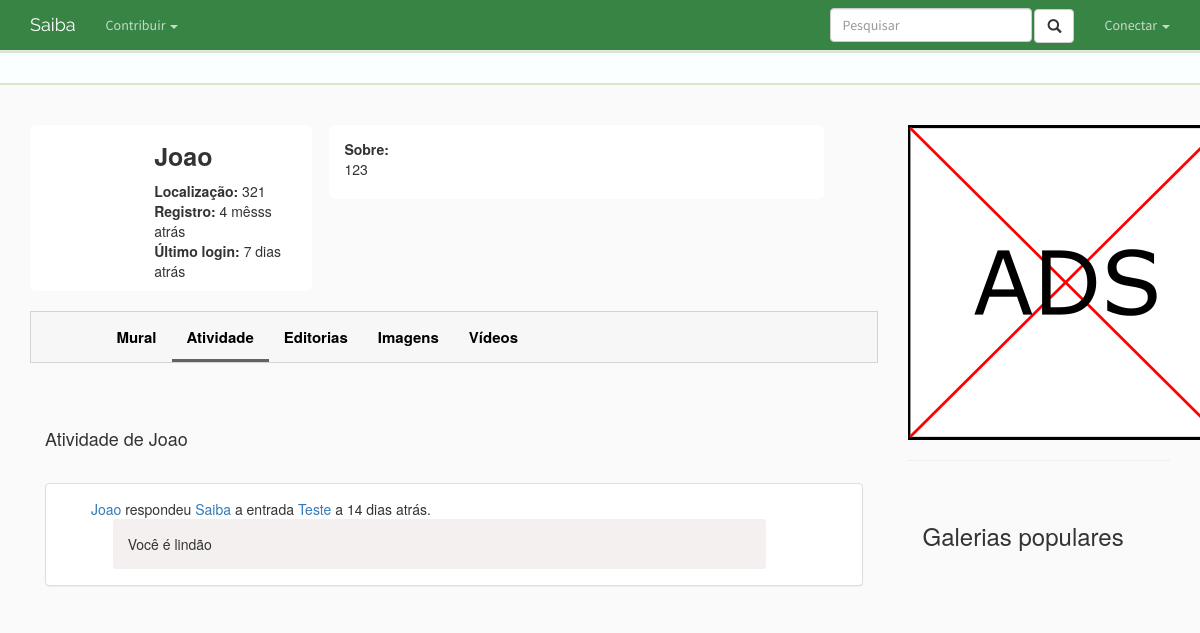
Page /perfil/joao/atividade on the committed database.
### profile/models.py (models this page shows, shortened)
class Profile(models.Model):
    user        = models.OneToOneField(User, on_delete=models.CASCADE)
    title       = models.CharField(max_length = 500, blank=True)
    slug        = models.SlugField(max_length=250, default="", blank=True)
    avatar      = models.ImageField(blank=True, upload_to='icon/', default='icon/perfil.png')
    gender      = models.CharField(max_length = 500, blank=True)
    location    = models.CharField(max_length = 500)
    about       = models.TextField(max_length = 1500)
    groups      = models.ManyToManyField(UserGroup)
    def __unicode__(self):
        return self.user.username

### feedback/models.py (models this page shows, shortened)
class Action(models.Model):
    ACTION_TYPE_CHOICES = (
        ("0", "Unknown"),
        ("1", "New comment"),
        ("2", "New reply"),
        ("3", "New entry"),
        ("4", "New image"),
        ("5", "New video"),
        ("6", "Edit entry"),
        ("7", "Edit image"),
        ("8", "Edit video"),
    )
    target_content_type     = models.ForeignKey(ContentType, on_delete=models.CASCADE, null=True, blank=True)
    target_id               = models.PositiveIntegerField(null=True, blank=True)
    target                  = GenericForeignKey('target_content_type', 'target_id')
    author                  = models.ForeignKey(User)
    action_type             = models.CharField(
        max_length=1,
        choices=ACTION_TYPE_CHOICES,
        default="0",
    )
    date                = models.DateTimeField(auto_now_add=True, blank=True)
    is_public           = models.BooleanField(default=True)
    is_staff_only       = models.BooleanField(default=False)

class Comment(models.Model):
    target_content_type = models.ForeignKey(ContentType, on_delete=models.CASCADE, null=True, blank=True)
    target_id           = models.PositiveIntegerField(null=True, blank=True)
    target              = GenericForeignKey('target_content_type', 'target_id')
    author              = models.ForeignKey(User)
    content             = models.CharField(max_length=250)
    creation_date       = models.DateTimeField(auto_now_add=True, blank=True)
    update_date         = models.DateTimeField(auto_now=True, blank=True)
    hidden              = models.BooleanField(default=False)
    is_deleted          = models.BooleanField(default=False)
    parent              = models.ForeignKey('feedback.Comment', on_delete=models.CASCADE, null=True, blank=True,
                                            related_name="children") # for tracking the main comment when replying a reply
    reply_to            = models.ForeignKey('feedback.Comment', on_delete=models.CASCADE, null=True, blank=True,
                                            related_name="replies") # the immediate response (may not be the main comment)
    points              = models.IntegerField(default=0)

### entry/models.py (models this page shows, shortened)
class Entry(models.Model):
    author                  = models.ForeignKey(User, default=1)
    title                   = models.CharField(max_length=250)
    slug                    = models.SlugField(max_length=250, default="", blank=True, unique=True)
    status                  = models.ForeignKey(Status, default=1)
    category                = models.ForeignKey(Category, default=1)
    type                    = models.CharField(max_length=100, blank=True)
    date_origin             = models.CharField(max_length=100, blank=True)
    origin                  = models.CharField(max_length=100)
    icon                    = models.ImageField(upload_to='icon/', blank=True)
    icon_url                = models.URLField(blank=True)
    hidden                  = models.BooleanField(default=False)
    images_locked           = models.BooleanField(default=False)
    videos_locked           = models.BooleanField(default=False)
    comments_locked         = models.BooleanField(default=False)
    tags                    = models.ManyToManyField('home.Tag', blank=True)
    trending_points         = models.IntegerField(default=0)
    editorship              = models.ManyToManyField('profile.Profile', blank=True)
    view                    = GenericRelation('feedback.View')
    votes                   = GenericRelation('feedback.TrendingVote', related_query_name='entries')
    class Meta:
        verbose_name_plural = "entries"

### profile/views.py (the view)
# urls.py: url(r'^(?P<name_slug>[\w-]+)/atividade', views.activity, name='activity'),
def activity(request, name_slug, page = 1):
    current_page = "atividade"
    profile = get_object_or_404(Profile, slug=name_slug)
    actions = Action.objects.filter(author=profile.user).order_by("-id")
    for action in actions:
        action.actor = action.author.profile
        action.location = action.target
        if action.action_type == "1":
            action.message = action.target.content
            action.location = action.target.target #action -> comment -> (entry/image/video/profile)
        elif action.action_type == "2":
            action.message = action.target.content
            action.location = action.target.target #action -> reply -> (entry/image/video/profile)
            action.victim = action.target.reply_to.author
        if type(action.location) == Entry:
            action.location_type = "entry"
        elif type(action.location) == Image:
            action.location_type = "image"
        elif type(action.location) == Video:
            action.location_type = "video"
        elif type(action.location) == Profile:
            action.location_type = "profile"
    context = {"profile": profile, 'type': 'profile', "id": profile.user.id, "actions": actions, "current_page": current_page}
    return render(request, 'profile/activity.html', context)

### profile/templates/profile/activity.html (shortened to what this page needs)
﻿{% extends 'home/base.html' %}
{% block body %}
    {% include "profile/profile_information.html" %}
    {% include "profile/profile_menu.html" %}
    <section id="activity" class="container media col-md-12">
        <h3>Atividade de {{profile.user.username}}</h3>
        <div class="container media col-md-12 panel panel-default">
            {% for action in actions %}
            <div class="activity col-md-12 panel-body">
                <span class="activity-description col-md-12">
                    <a href="{% url "profile:detail" action.actor.slug %}">{{action.actor}}</a>
                    {% if action.action_type == "1" %}
                    comentou
                    {% elif action.action_type == "2" %}
                    respondeu <a href="{% url "profile:detail" action.victim.profile.slug %}">{{action.victim}}</a>
                    {% elif action.action_type == "3" %}
                    criou
                    {% elif action.action_type == "4" or action.action_type == "5" %}
                    enviou
                    {% elif action.action_type == "6" or action.action_type == "7" or action.action_type == "8" %}
                    editou
                    {% endif %}
                        {% if action.location_type == "entry" %}
                        a entrada <a href="{% url "entry:detail" action.location.slug %}">{{action.location.title}}</a>
                        {% elif action.location_type == "image" %}
                        a imagem <a href="{% url "gallery:image_detail" action.location.id %}">{{action.location.title}}</a>
                        {% elif action.location_type == "video" %}
                        o vídeo <a href="{% url "gallery:video_detail" action.location.id %}">{{action.location.title}}</a>
                        {% elif action.location_type == "profile" %}
                        o perfil de <a href="{% url "profile:detail" action.location.slug %}">{{action.location.user.username}}</a>
                        {% endif %}
                    a <span class="saiba-date" title="{{action.date}}">{{action.date|date:"c"}}</span>.
                    {% if action.target.content %}<span class="activity-content panel-body col-md-12">{{action.target.content}}</span>{% endif %}
                </span>
            </div>
            <div class="saiba-separator col-md-12"></div>
            {% endfor %}
        </div>
    </section>
{% endblock %}

### profile/templates/profile/profile_information.html (shortened to what this page needs)
﻿    <section id="profile" class="media">
        <div class="info-left col-md-4" style="border-radius: 7px; padding: 14px 0 10px 0; background-color:#fff;">
            <div class="media-avatar col-md-4">
            </div>
            <div class="col-md-8">
                <span id="profile-username" class="media-heading col-md-12">{{ profile.user.username }}</span>
                <span id="profile-title" class="media-heading col-md-12">{{ profile.title }}</span>
                {% if profile.location %}<span class="col-md-12"><b>Localização:</b> {{ profile.location }}</span>{% endif %}
                <span class="col-md-12"><b>Registro:</b> <span class="saiba-date">{{ profile.user.date_joined|date:"c" }}</span></span>
                <span class="col-md-12"><b>Último login:</b> <span class="saiba-date">{{ profile.user.last_login|date:"c" }}</span></span>
            </div>
        </div>
        <div class="info-right col-md-7" style="border-radius: 7px; padding: 14px 0 10px 0; background-color:#fff; margin-left: 2%;">
            {% if profile.about %}<span class="col-md-12"><b>Sobre:</b><br/> {{ profile.about|linebreaks }}</span>{% endif %}
        </div>
    </section>

### home/static/home/style.css (style rules this page uses)
h3 { font-size: 18px; line-height: 40px; }
.activity-content { background-color: rgba(187, 167, 167, 0.17); border-radius: 3px; left: 3%; width: 90%; }
#profile-username { font-size: 25px; font-weight: bold; margin-bottom: 0px; }
#profile-title { font-size: 17px; font-weight: bold; margin-top: 0px; }

### rows in the picture
Profile: user.username "Joao", location "321", about "123"
Action: actor "Joao", victim "Saiba", location "Teste", target.content "Você é lindão"
